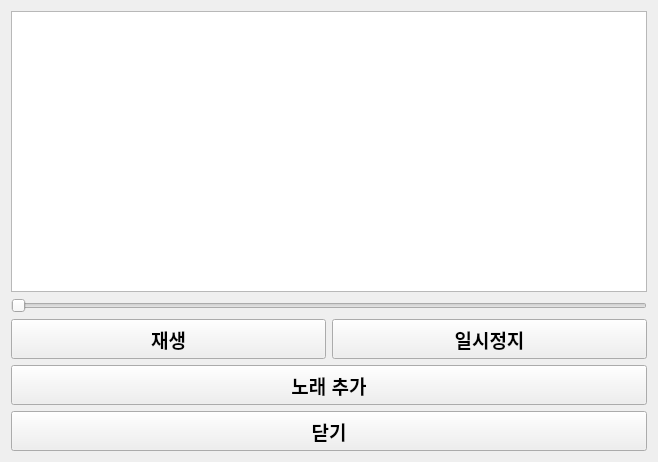
<?xml version="1.0" encoding="UTF-8"?>
<ui version="4.0">
 <class>SongListsDialog</class>
 <widget class="QDialog" name="SongListsDialog">
  <property name="geometry">
   <rect>
    <x>0</x>
    <y>0</y>
    <width>658</width>
    <height>462</height>
   </rect>
  </property>
  <property name="windowTitle">
   <string>Dialog</string>
  </property>
  <layout class="QVBoxLayout" name="verticalLayout">
   <item>
    <widget class="QListWidget" name="listWidgetSongs"/>
   </item>
   <item>
    <widget class="QSlider" name="sliderPosition">
     <property name="orientation">
      <enum>Qt::Orientation::Horizontal</enum>
     </property>
    </widget>
   </item>
   <item>
    <layout class="QHBoxLayout" name="horizontalLayout">
     <item>
      <widget class="QPushButton" name="btnPlay">
       <property name="minimumSize">
        <size>
         <width>0</width>
         <height>40</height>
        </size>
       </property>
       <property name="font">
        <font>
         <pointsize>14</pointsize>
         <bold>true</bold>
        </font>
       </property>
       <property name="text">
        <string>재생</string>
       </property>
       <property name="autoDefault">
        <bool>false</bool>
       </property>
      </widget>
     </item>
     <item>
      <widget class="QPushButton" name="btnPause">
       <property name="minimumSize">
        <size>
         <width>0</width>
         <height>40</height>
        </size>
       </property>
       <property name="font">
        <font>
         <pointsize>14</pointsize>
         <bold>true</bold>
        </font>
       </property>
       <property name="text">
        <string>일시정지</string>
       </property>
       <property name="autoDefault">
        <bool>false</bool>
       </property>
      </widget>
     </item>
    </layout>
   </item>
   <item>
    <widget class="QPushButton" name="btnAddSong">
     <property name="minimumSize">
      <size>
       <width>0</width>
       <height>40</height>
      </size>
     </property>
     <property name="font">
      <font>
       <pointsize>14</pointsize>
       <bold>true</bold>
      </font>
     </property>
     <property name="text">
      <string>노래 추가</string>
     </property>
     <property name="autoDefault">
      <bool>false</bool>
     </property>
    </widget>
   </item>
   <item>
    <widget class="QPushButton" name="btnClose">
     <property name="minimumSize">
      <size>
       <width>0</width>
       <height>40</height>
      </size>
     </property>
     <property name="font">
      <font>
       <pointsize>14</pointsize>
       <bold>true</bold>
      </font>
     </property>
     <property name="text">
      <string>닫기</string>
     </property>
     <property name="autoDefault">
      <bool>false</bool>
     </property>
    </widget>
   </item>
  </layout>
 </widget>
 <resources/>
 <connections/>
</ui>
